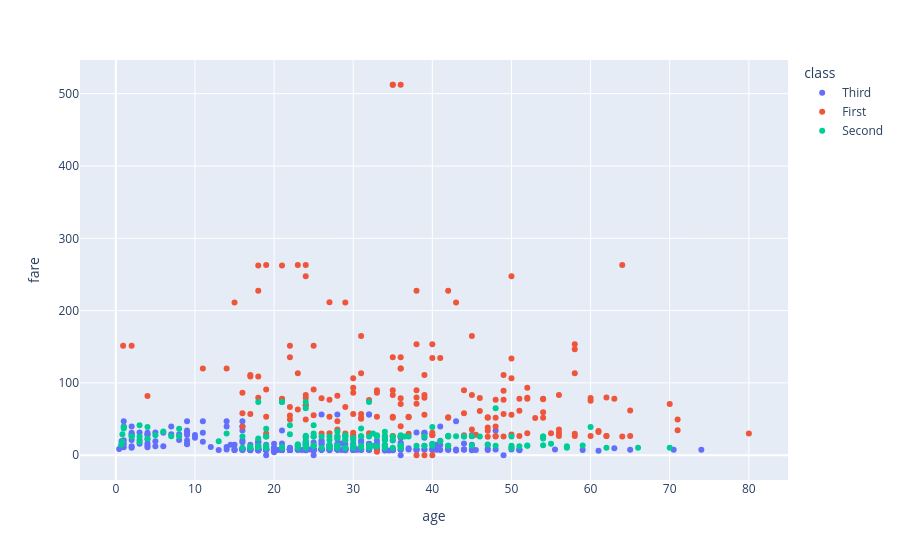

Notebook code for this chart:
### Code cell
# making scatter plot with plotly
fig= px.scatter(df, x='age',y='fare',color='class')
fig.show()

### Figure 1 — Plotly figure (JSON) as saved in the notebook; plotly's stock layout.template omitted (floating-point values rounded to 4 significant figures; data arrays with more than 128 entries replaced by an {"elided": "..."} marker saying what was removed)
{"data": [{"hovertemplate": "class=Third<br>age=%{x}<br>fare=%{y}<extra></extra>", "legendgroup": "Third", "marker": {"color": "#636efa", "symbol": "circle"}, "mode": "markers", "name": "Third", "orientation": "v", "showlegend": true, "type": "scatter", "x": {"elided": "491 float values"}, "xaxis": "x", "y": {"elided": "491 float values"}, "yaxis": "y"}, {"hovertemplate": "class=First<br>age=%{x}<br>fare=%{y}<extra></extra>", "legendgroup": "First", "marker": {"color": "#EF553B", "symbol": "circle"}, "mode": "markers", "name": "First", "orientation": "v", "showlegend": true, "type": "scatter", "x": {"elided": "216 float values"}, "xaxis": "x", "y": {"elided": "216 float values"}, "yaxis": "y"}, {"hovertemplate": "class=Second<br>age=%{x}<br>fare=%{y}<extra></extra>", "legendgroup": "Second", "marker": {"color": "#00cc96", "symbol": "circle"}, "mode": "markers", "name": "Second", "orientation": "v", "showlegend": true, "type": "scatter", "x": {"elided": "184 float values"}, "xaxis": "x", "y": {"elided": "184 float values"}, "yaxis": "y"}], "layout": {"legend": {"title": {"text": "class"}, "tracegroupgap": 0}, "margin": {"t": 60}, "xaxis": {"anchor": "y", "domain": [0, 1], "title": {"text": "age"}}, "yaxis": {"anchor": "x", "domain": [0, 1], "title": {"text": "fare"}}}}
